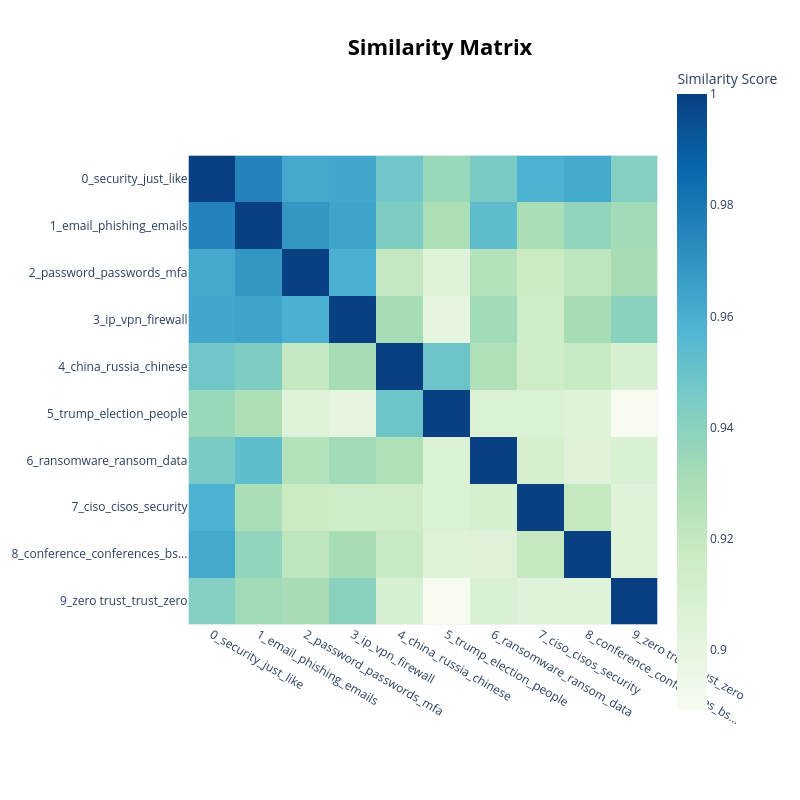

The code cell stored with this chart in its notebook:
### Code cell
topic_model.visualize_heatmap()

### Figure 1 — Plotly figure (JSON) as saved in the notebook; plotly's stock layout.template omitted (floating-point values rounded to 4 significant figures)
{"data": [{"coloraxis": "coloraxis", "hovertemplate": "x: %{x}<br>y: %{y}<br>Similarity Score: %{z}<extra></extra>", "name": "0", "type": "heatmap", "x": ["0_security_just_like", "1_email_phishing_emails", "2_password_passwords_mfa", "3_ip_vpn_firewall", "4_china_russia_chinese", "5_trump_election_people", "6_ransomware_ransom_data", "7_ciso_cisos_security", "8_conference_conferences_bs...", "9_zero trust_trust_zero"], "xaxis": "x", "y": ["0_security_just_like", "1_email_phishing_emails", "2_password_passwords_mfa", "3_ip_vpn_firewall", "4_china_russia_chinese", "5_trump_election_people", "6_ransomware_ransom_data", "7_ciso_cisos_security", "8_conference_conferences_bs...", "9_zero trust_trust_zero"], "yaxis": "y", "z": [[1.0, 0.9756, 0.9619, 0.9627, 0.9481, 0.9351, 0.945, 0.959, 0.9619, 0.9419], [0.9756, 1.0, 0.9688, 0.9643, 0.9438, 0.9288, 0.9528, 0.9301, 0.9374, 0.9325], [0.9619, 0.9688, 1.0, 0.9594, 0.9201, 0.9036, 0.9263, 0.9168, 0.9227, 0.9312], [0.9627, 0.9643, 0.9594, 1.0, 0.9313, 0.9, 0.9325, 0.9149, 0.931, 0.94], [0.9481, 0.9438, 0.9201, 0.9313, 1.0, 0.9493, 0.9282, 0.9146, 0.9187, 0.9088], [0.9351, 0.9288, 0.9036, 0.9, 0.9493, 1.0, 0.907, 0.9065, 0.9036, 0.8893], [0.945, 0.9528, 0.9263, 0.9325, 0.9282, 0.907, 1.0, 0.9105, 0.9041, 0.908], [0.959, 0.9301, 0.9168, 0.9149, 0.9146, 0.9065, 0.9105, 1.0, 0.9193, 0.9035], [0.9619, 0.9374, 0.9227, 0.931, 0.9187, 0.9036, 0.9041, 0.9193, 1.0, 0.9038], [0.9419, 0.9325, 0.9312, 0.94, 0.9088, 0.8893, 0.908, 0.9035, 0.9038, 1.0]]}], "layout": {"coloraxis": {"colorbar": {"title": {"text": "Similarity Score"}}, "colorscale": [[0, "rgb(247,252,240)"], [0.125, "rgb(224,243,219)"], [0.25, "rgb(204,235,197)"], [0.375, "rgb(168,221,181)"], [0.5, "rgb(123,204,196)"], [0.625, "rgb(78,179,211)"], [0.75, "rgb(43,140,190)"], [0.875, "rgb(8,104,172)"], [1, "rgb(8,64,129)"]]}, "height": 800, "hoverlabel": {"bgcolor": "white", "font": {"family": "Rockwell", "size": 16}}, "legend": {"title": {"text": "Trend"}}, "margin": {"t": 60}, "showlegend": true, "title": {"font": {"color": "Black", "size": 22}, "text": "<b>Similarity Matrix</b>", "x": 0.55, "xanchor": "center", "y": 0.95, "yanchor": "top"}, "width": 800, "xaxis": {"anchor": "y", "constrain": "domain", "domain": [0, 1], "scaleanchor": "y"}, "yaxis": {"anchor": "x", "autorange": "reversed", "constrain": "domain", "domain": [0, 1]}}}
